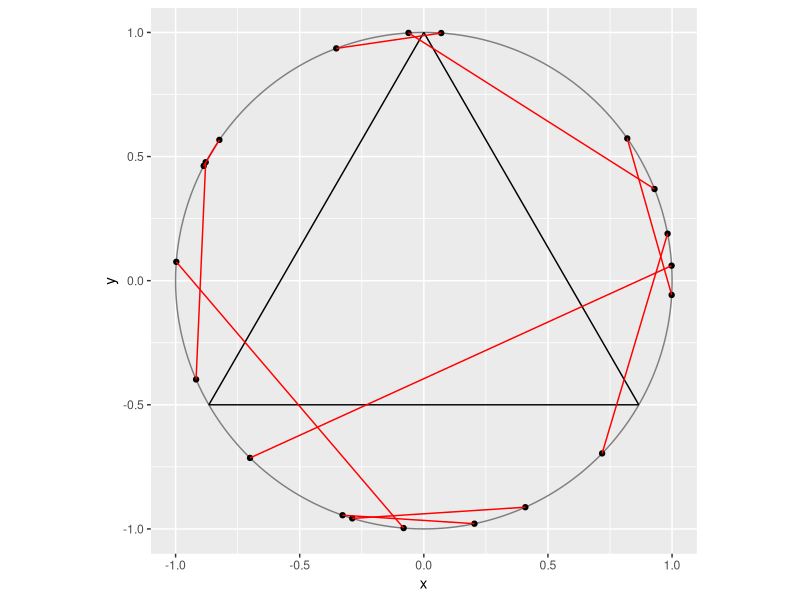
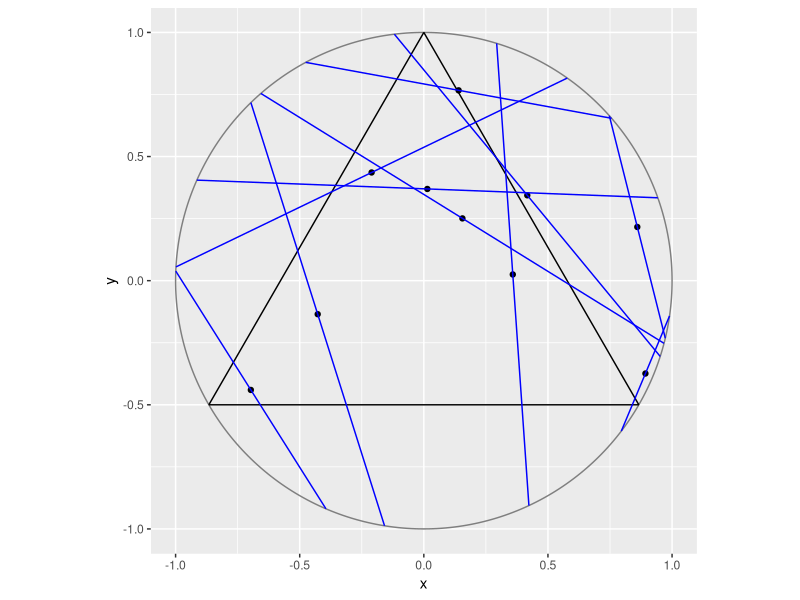

The R source for these figures, in order:
# Instruction to students: You may clear the code in this file and replace it
# with your own.

library(tidyverse)
library(ggforce)


# Draw a random chord in a unit circle centred at origin -----------------------

# Coordinates of equilateral triangle
eqtri_df <- tibble(
  x    = c(0, sqrt(3) / 2, -sqrt(3) / 2),
  y    = c(1, -0.5, -0.5),
  xend = c(sqrt(3) / 2, -sqrt(3) / 2, 0),
  yend = c(-0.5, -0.5, 1)
)

# Coordinates of random chord
x0 = 0
y0 = 0
r = 1
n = 10

# Method A

angle_ep1 = 2*pi*runif(n)
angle_ep2 = 2*pi*runif(n)

# Endpoint coordinates
x1 = x0 + r*cos(angle_ep1)
y1 = y0 + r*sin(angle_ep1)

x2 = x0 + r*cos(angle_ep2)
y2 = y0 + r*sin(angle_ep2)


MethodA_df <- tibble(
  x    = x1,
  y    = y1,
  xend = x2,
  yend = y2
)

# Plot
p1 <- ggplot() +
  ggforce::geom_circle(aes(x0 = 0, y0 = 0, r = 1), col = "gray50") +
  geom_segment(data = eqtri_df, aes(x = x, y = y, xend = xend, yend = yend)) + 
  geom_point(data = MethodA_df, aes(x = x1, y = y1)) +
  geom_point(data = MethodA_df, aes(x = x2, y = y2)) +
  geom_segment(data = MethodA_df, aes(x = x, y = y, xend = xend, yend = yend), col = "red") +
  coord_equal()


# Method C

angle_mdpt = 2*pi*runif(n)
a = r*sqrt(runif(n))
d = sqrt(r^2 - a^2)

# Endpoint coordinates
x5 = x0 + a*cos(angle_mdpt) + d*sin(angle_mdpt)
y5 = x0 + a*sin(angle_mdpt) - d*cos(angle_mdpt)
x6 = x0 + a*cos(angle_mdpt) - d*sin(angle_mdpt)
y6 = x0 + a*sin(angle_mdpt) + d*cos(angle_mdpt)

# Midpoint of segments
mdptx = (x5 + x6) / 2
mdpty = (y5 + y6) / 2

MethodC_df <- tibble(
  mdptx = mdptx,
  mdpty = mdpty,
  x    = x5,
  y    = y5,
  xend = x6,
  yend = y6
)

p3 <- ggplot() +
  ggforce::geom_circle(aes(x0 = 0, y0 = 0, r = 1), col = "gray50") +
  geom_segment(data = eqtri_df, aes(x = x, y = y, xend = xend, yend = yend)) +
  geom_point(data = MethodC_df, aes(x = mdptx, y = mdpty)) +
  geom_segment(data = MethodC_df, aes(x = x, y = y, xend = xend, yend = yend), col = "blue") +
  coord_equal()
